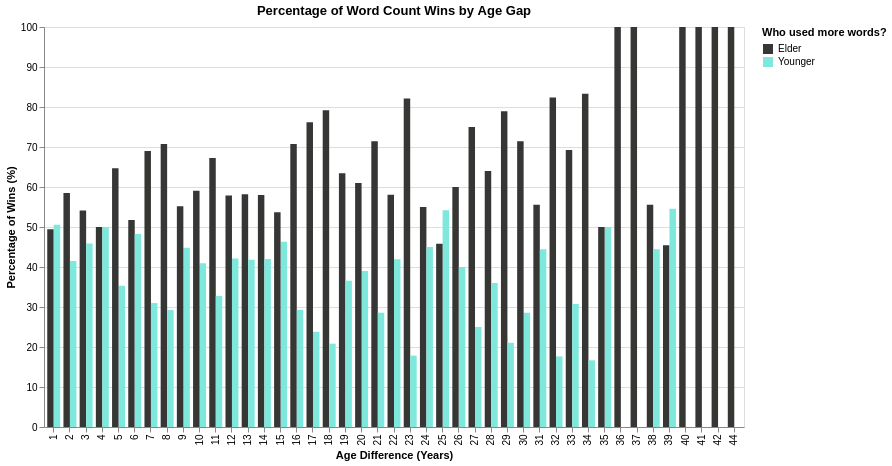

Source (notebook cell):
### Code cell
# Percentage of Word Count Wins by Age Gap
# Step 1: คำนวณ Word Leader
word_leader_map = {}

for conv_id, group in df.groupby('conversation_id'):
    if len(group) == 2:
        group = group.sort_values('age')
        younger = group.iloc[0]
        older = group.iloc[1]

        winner = 'Tie'

        if older['age'] > younger['age']:
            if older['total_words'] > younger['total_words']:
                winner = 'Elder'
            elif younger['total_words'] > older['total_words']:
                winner = 'Younger'
        else:
            winner = 'Same Age'

        word_leader_map[conv_id] = winner

df['word_leader'] = df['conversation_id'].map(word_leader_map)

# Step 2: เตรียมข้อมูล
df_convo = df.drop_duplicates(subset=['conversation_id'])
df_filtered = df_convo[df_convo['word_leader'].isin(['Elder', 'Younger'])]

counts = (
    df_filtered
    .groupby(['age_diff', 'word_leader'])
    .size()
    .reset_index(name='count')
)

total_per_diff = counts.groupby('age_diff')['count'].transform('sum')
counts['percentage'] = (counts['count'] / total_per_diff) * 100
counts = counts.sort_values('age_diff')

# Step 3: Altair Visualization
bar = alt.Chart(counts).mark_bar().encode(
    x=alt.X('age_diff:O',
            title='Age Difference (Years)',
            sort='ascending'),
    xOffset='word_leader:N',  
    y=alt.Y('percentage:Q',
            title='Percentage of Wins (%)'),
    color=alt.Color(
        'word_leader:N',
        scale=alt.Scale(
            domain=['Elder', 'Younger'],
            range=["#363635", "#7DE8DB"]
        ),
        title='Who used more words?'
    ),
    
).properties(
    width=700,
    height=400,
    title='Percentage of Word Count Wins by Age Gap'
)

Percentage_of_Word_Count_Wins_by_Age_Gap_chart = bar
Percentage_of_Word_Count_Wins_by_Age_Gap_chart
# save เป็น png
#Percentage_of_Word_Count_Wins_by_Age_Gap_chart.save('Percentage_of_Word_Count_Wins_by_Age_Gap_chart.png')

### Figure 1 — Vega-Lite specification as saved in the notebook (floating-point values rounded to 4 significant figures)
{"config": {"view": {"continuousWidth": 300, "continuousHeight": 300}}, "data": {"name": "data-f77cf01d73fd74883f443800ff161496"}, "mark": {"type": "bar"}, "encoding": {"color": {"field": "word_leader", "scale": {"domain": ["Elder", "Younger"], "range": ["#363635", "#7DE8DB"]}, "title": "Who used more words?", "type": "nominal"}, "x": {"field": "age_diff", "sort": "ascending", "title": "Age Difference (Years)", "type": "ordinal"}, "xOffset": {"field": "word_leader", "type": "nominal"}, "y": {"field": "percentage", "title": "Percentage of Wins (%)", "type": "quantitative"}}, "height": 400, "title": "Percentage of Word Count Wins by Age Gap", "width": 700, "$schema": "https://vega.github.io/schema/vega-lite/v6.1.0.json", "datasets": {"data-f77cf01d73fd74883f443800ff161496": [{"age_diff": 1.0, "word_leader": "Elder", "count": 43, "percentage": 49.43}, {"age_diff": 1.0, "word_leader": "Younger", "count": 44, "percentage": 50.57}, {"age_diff": 2.0, "word_leader": "Elder", "count": 55, "percentage": 58.51}, {"age_diff": 2.0, "word_leader": "Younger", "count": 39, "percentage": 41.49}, {"age_diff": 3.0, "word_leader": "Elder", "count": 46, "percentage": 54.12}, {"age_diff": 3.0, "word_leader": "Younger", "count": 39, "percentage": 45.88}, {"age_diff": 4.0, "word_leader": "Elder", "count": 47, "percentage": 50.0}, {"age_diff": 4.0, "word_leader": "Younger", "count": 47, "percentage": 50.0}, {"age_diff": 5.0, "word_leader": "Younger", "count": 24, "percentage": 35.29}, {"age_diff": 5.0, "word_leader": "Elder", "count": 44, "percentage": 64.71}, {"age_diff": 6.0, "word_leader": "Elder", "count": 30, "percentage": 51.72}, {"age_diff": 6.0, "word_leader": "Younger", "count": 28, "percentage": 48.28}, {"age_diff": 7.0, "word_leader": "Elder", "count": 49, "percentage": 69.01}, {"age_diff": 7.0, "word_leader": "Younger", "count": 22, "percentage": 30.99}, {"age_diff": 8.0, "word_leader": "Elder", "count": 46, "percentage": 70.77}, {"age_diff": 8.0, "word_leader": "Younger", "count": 19, "percentage": 29.23}, {"age_diff": 9.0, "word_leader": "Younger", "count": 26, "percentage": 44.83}, {"age_diff": 9.0, "word_leader": "Elder", "count": 32, "percentage": 55.17}, {"age_diff": 10.0, "word_leader": "Younger", "count": 27, "percentage": 40.91}, {"age_diff": 10.0, "word_leader": "Elder", "count": 39, "percentage": 59.09}, {"age_diff": 11.0, "word_leader": "Elder", "count": 39, "percentage": 67.24}, {"age_diff": 11.0, "word_leader": "Younger", "count": 19, "percentage": 32.76}, {"age_diff": 12.0, "word_leader": "Elder", "count": 33, "percentage": 57.89}, {"age_diff": 12.0, "word_leader": "Younger", "count": 24, "percentage": 42.11}, {"age_diff": 13.0, "word_leader": "Elder", "count": 32, "percentage": 58.18}, {"age_diff": 13.0, "word_leader": "Younger", "count": 23, "percentage": 41.82}, {"age_diff": 14.0, "word_leader": "Elder", "count": 29, "percentage": 58.0}, {"age_diff": 14.0, "word_leader": "Younger", "count": 21, "percentage": 42.0}, {"age_diff": 15.0, "word_leader": "Younger", "count": 25, "percentage": 46.3}, {"age_diff": 15.0, "word_leader": "Elder", "count": 29, "percentage": 53.7}, {"age_diff": 16.0, "word_leader": "Elder", "count": 29, "percentage": 70.73}, {"age_diff": 16.0, "word_leader": "Younger", "count": 12, "percentage": 29.27}, {"age_diff": 17.0, "word_leader": "Elder", "count": 32, "percentage": 76.19}, {"age_diff": 17.0, "word_leader": "Younger", "count": 10, "percentage": 23.81}, {"age_diff": 18.0, "word_leader": "Elder", "count": 38, "percentage": 79.17}, {"age_diff": 18.0, "word_leader": "Younger", "count": 10, "percentage": 20.83}, {"age_diff": 19.0, "word_leader": "Elder", "count": 26, "percentage": 63.41}, {"age_diff": 19.0, "word_leader": "Younger", "count": 15, "percentage": 36.59}, {"age_diff": 20.0, "word_leader": "Younger", "count": 16, "percentage": 39.02}, {"age_diff": 20.0, "word_leader": "Elder", "count": 25, "percentage": 60.98}, {"age_diff": 21.0, "word_leader": "Elder", "count": 20, "percentage": 71.43}, {"age_diff": 21.0, "word_leader": "Younger", "count": 8, "percentage": 28.57}, {"age_diff": 22.0, "word_leader": "Elder", "count": 18, "percentage": 58.06}, {"age_diff": 22.0, "word_leader": "Younger", "count": 13, "percentage": 41.94}, {"age_diff": 23.0, "word_leader": "Elder", "count": 23, "percentage": 82.14}, {"age_diff": 23.0, "word_leader": "Younger", "count": 5, "percentage": 17.86}, {"age_diff": 24.0, "word_leader": "Elder", "count": 11, "percentage": 55.0}, {"age_diff": 24.0, "word_leader": "Younger", "count": 9, "percentage": 45.0}, {"age_diff": 25.0, "word_leader": "Younger", "count": 13, "percentage": 54.17}, {"age_diff": 25.0, "word_leader": "Elder", "count": 11, "percentage": 45.83}, {"age_diff": 26.0, "word_leader": "Elder", "count": 15, "percentage": 60.0}, {"age_diff": 26.0, "word_leader": "Younger", "count": 10, "percentage": 40.0}, {"age_diff": 27.0, "word_leader": "Elder", "count": 18, "percentage": 75.0}, {"age_diff": 27.0, "word_leader": "Younger", "count": 6, "percentage": 25.0}, {"age_diff": 28.0, "word_leader": "Elder", "count": 16, "percentage": 64.0}, {"age_diff": 28.0, "word_leader": "Younger", "count": 9, "percentage": 36.0}, {"age_diff": 29.0, "word_leader": "Elder", "count": 15, "percentage": 78.95}, {"age_diff": 29.0, "word_leader": "Younger", "count": 4, "percentage": 21.05}, {"age_diff": 30.0, "word_leader": "Younger", "count": 4, "percentage": 28.57}, {"age_diff": 30.0, "word_leader": "Elder", "count": 10, "percentage": 71.43}, {"age_diff": 31.0, "word_leader": "Elder", "count": 5, "percentage": 55.56}, {"age_diff": 31.0, "word_leader": "Younger", "count": 4, "percentage": 44.44}, {"age_diff": 32.0, "word_leader": "Elder", "count": 14, "percentage": 82.35}, {"age_diff": 32.0, "word_leader": "Younger", "count": 3, "percentage": 17.65}, {"age_diff": 33.0, "word_leader": "Elder", "count": 9, "percentage": 69.23}, {"age_diff": 33.0, "word_leader": "Younger", "count": 4, "percentage": 30.77}, {"age_diff": 34.0, "word_leader": "Elder", "count": 5, "percentage": 83.33}, {"age_diff": 34.0, "word_leader": "Younger", "count": 1, "percentage": 16.67}, {"age_diff": 35.0, "word_leader": "Younger", "count": 2, "percentage": 50.0}, {"age_diff": 35.0, "word_leader": "Elder", "count": 2, "percentage": 50.0}, {"age_diff": 36.0, "word_leader": "Elder", "count": 8, "percentage": 100.0}, {"age_diff": 37.0, "word_leader": "Elder", "count": 5, "percentage": 100.0}, {"age_diff": 38.0, "word_leader": "Elder", "count": 5, "percentage": 55.56}, {"age_diff": 38.0, "word_leader": "Younger", "count": 4, "percentage": 44.44}, {"age_diff": 39.0, "word_leader": "Elder", "count": 5, "percentage": 45.45}, {"age_diff": 39.0, "word_leader": "Younger", "count": 6, "percentage": 54.55}, {"age_diff": 40.0, "word_leader": "Elder", "count": 5, "percentage": 100.0}, {"age_diff": 41.0, "word_leader": "Elder", "count": 4, "percentage": 100.0}, {"age_diff": 42.0, "word_leader": "Elder", "count": 2, "percentage": 100.0}, {"age_diff": 44.0, "word_leader": "Elder", "count": 2, "percentage": 100.0}]}}
